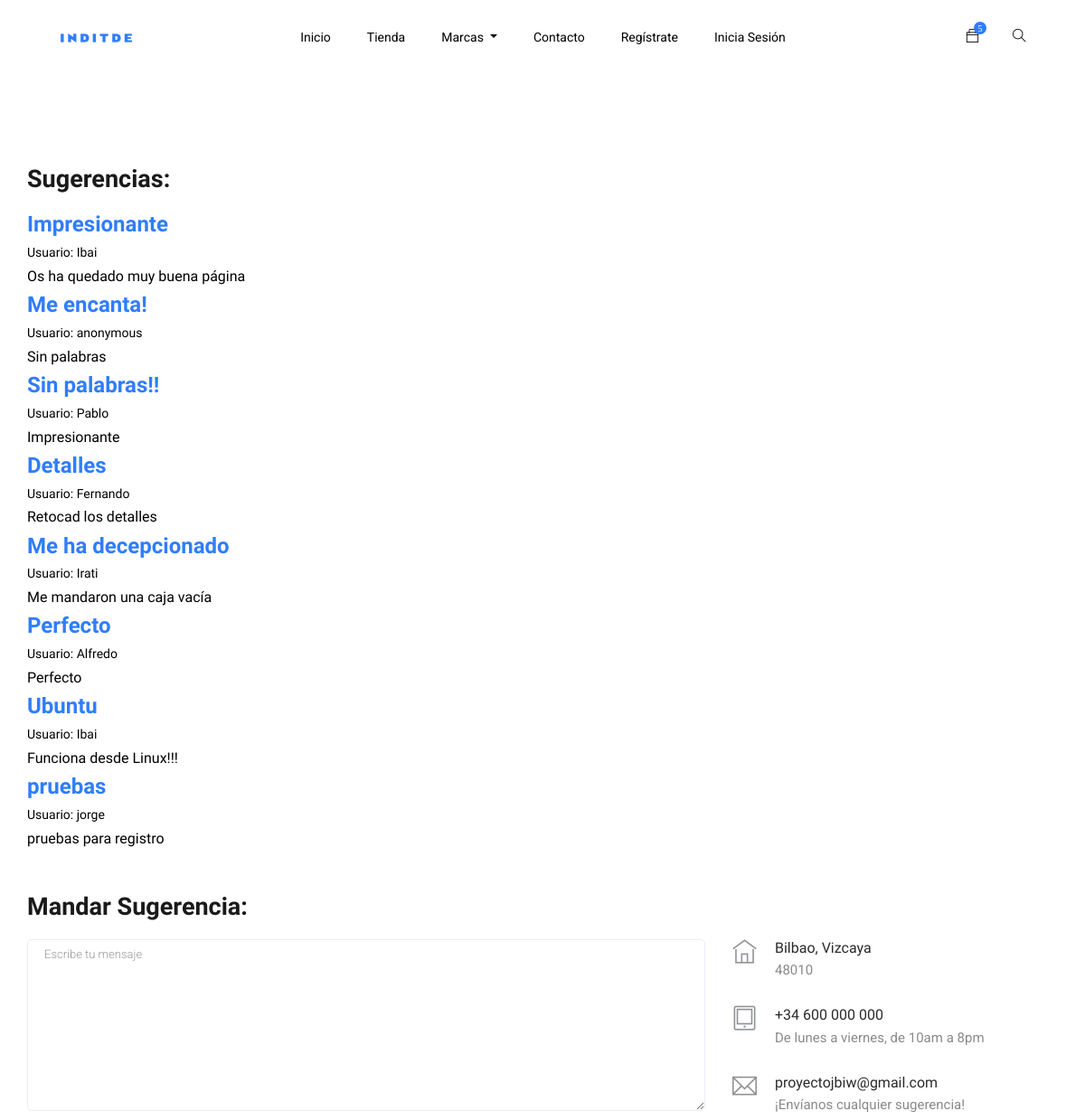
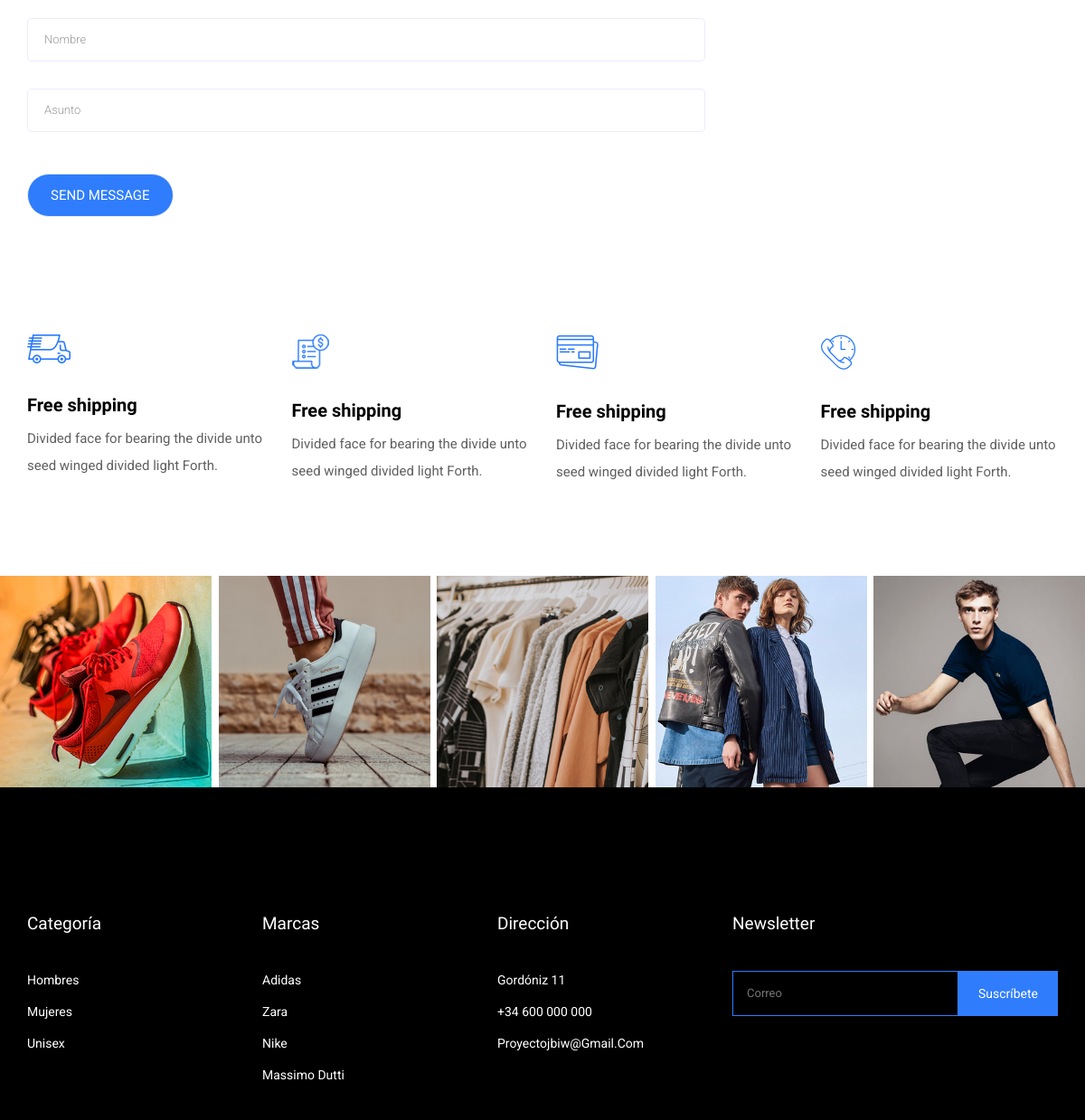
Page /contact/ on the committed database (2 pictures, top to bottom).
### appIndiTDE/models.py (models this page shows, shortened)
class Sugerencia(models.Model):
    nombre = models.CharField(max_length = 20, default="anonymous")
    titulo = models.CharField(max_length = 30)
    texto = models.CharField(max_length = 240)

class Marca(models.Model):
    id = models.CharField(max_length = 5, primary_key =True)
    nombre = models.CharField(max_length = 20)
    desc = models.TextField()
    logo = models.ImageField()

### appIndiTDE/views.py (the view, shortened to what this page needs)
# urls.py: path('contact/', views.contact, name = 'contact'),
def contact(request):
    msg = ""
    c = list(get_carro_completo())
    a = list(get_sugerencias())
    form = fSugerencia()
    context = {
        'sugerencias': a,
        'form': form,
        'marcas': get_all_brands(get_all_clothes()),
        'mensage': msg,
    }
    if request.user.is_authenticated:
        user = request.user
        context['user'] = user
        context['carro'] = get_clothes_by_user(c, user)
    return render(request, 'inditde/contact.html', context)

### appIndiTDE/forms.py
class fSugerencia(forms.ModelForm):
    class Meta:
        model = Sugerencia
        fields = ('nombre', 'titulo', 'texto')
        widgets = {'nombre': forms.TextInput(),
                   'titulo': forms.TextInput(),
                   'texto': forms.TextInput()
                   }

### appIndiTDE/views.py (called while the page is built)
def get_all_clothes():
    ropas = Ropa.objects.all()
    return ropas

def get_carro_completo():
    carro = Carro.objects.all()
    return carro

def get_sugerencias():
    sugerencias = Sugerencia.objects.all()
    return sugerencias

def get_all_brands(ropas):
    my_brands = []
    for i in ropas:
        if i.marca not in my_brands:
            my_brands.append(i.marca)
    return my_brands

### appIndiTDE/templates/inditde/contact.html (shortened to what this page needs)
{% extends "inditde/base.html" %}
{% load static %}
{% block content %}
<section class="contact-section padding_top">
    <div class="container">
        <div class="row">
            <div class="col-12">
                <h2 class="contact-title">Sugerencias:</h2>
            </div>
            {% for s in sugerencias %}
                <div class="col-lg-8">
                    <h3><b>{{s.titulo}}</b></h3>
                    <h6>Usuario: {{s.nombre}}</h6>
                    <h5>{{s.texto}}</h5>
                </div>
            {% endfor %}
        </div>
        <br><br>
        <div class="row">
            <div class="col-12">
                <h2 class="contact-title">Mandar Sugerencia:</h2>
            </div>
            <div class="col-lg-8">
                <form class="form-contact contact_form" method="POST" name="fSugerencia" id="fSugerencia"
                      novalidate="novalidate">{% csrf_token %}
                    <div class="row">
                        <div class="col-12">
                            <div class="form-group">
                  <textarea class="form-control w-100" form="fSugerencia" name="texto" required id="id_texto" cols="30" rows="9"
                            onfocus="this.placeholder = ''" onblur="this.placeholder = 'Enter Message'"
                            placeholder='Escribe tu mensaje'></textarea>
                            </div>
                        </div>
                        <div class="col-12">
                            <div class="form-group">
                                <input class="form-control" name="nombre" form="fSugerencia" required id="id_nombre" type="text"
                                       onfocus="this.placeholder = ''"
                                       onblur="this.placeholder = 'Enter your name'" placeholder='Nombre'>
                            </div>
                        </div>
                        <div class="col-12">
                            <div class="form-group">
                                <input class="form-control" form="fSugerencia" name="titulo" required id="id_titulo" type="text"
                                       onfocus="this.placeholder = ''"
                                       onblur="this.placeholder = 'Enter Subject'" placeholder='Asunto'>
                            </div>
                        </div>
                    </div>
                    <div class="form-group mt-3">
                      <form action="{% url 'contact' %}" >
                        <input type="submit" class="btn_3 button-contactForm" value="Send Message"/>
                      </form>
                    </div>
                </form>
            </div>
            <div class="col-lg-4">
                <div class="media contact-info">
                    <span class="contact-info__icon"><i class="ti-home"></i></span>
                    <div class="media-body">
                        <h3>Bilbao, Vizcaya</h3>
                        <p>48010</p>
                    </div>
                </div>
                <div class="media contact-info">
                    <span class="contact-info__icon"><i class="ti-tablet"></i></span>
                    <div class="media-body">
                        <h3>+34 600 000 000</h3>
                        <p>De lunes a viernes, de 10am a 8pm</p>
                    </div>
                </div>
                <div class="media contact-info">
                    <span class="contact-info__icon"><i class="ti-email"></i></span>
                    <div class="media-body">
                        <h3>proyectojbiw@gmail.com</h3>
                        <p>¡Envíanos cualquier sugerencia!</p>
                    </div>
                </div>
            </div>
        </div>
    </div>
</section>
{% endblock %}

### appIndiTDE/templates/inditde/base.html (shortened to what this page needs)
{% load static %}
<!doctype html>
<html lang="zxx">
<head>
    <link rel="stylesheet" href="{% static 'css/bootstrap.min.css' %}">
    <link rel="stylesheet" href="{% static 'css/animate.css' %}">
    <link rel="stylesheet" href="{% static 'css/owl.carousel.min.css' %}">
    <link rel="stylesheet" href="{% static 'css/all.css' %}">
    <link rel="stylesheet" href="{% static 'css/flaticon.css' %}">
    <link rel="stylesheet" href="{% static 'css/themify-icons.css' %}">
    <link rel="stylesheet" href="{% static 'css/magnific-popup.css' %}">
    <link rel="stylesheet" href="{% static 'css/slick.css' %}">
    <link rel="stylesheet" href="{% static 'css/style.css' %}">
</head>
<body class="bg-white">
<header class="main_menu home_menu">
    <div class="container-fluid">
        <div class="row align-items-center justify-content-center">
            <div class="col-lg-11">
                <nav class="navbar navbar-expand-lg navbar-light">
                    <a class="navbar-brand" href="/index/"> <img src="{% static 'img/logo.png'%}" alt="logo"> </a>
                    <div class="collapse navbar-collapse main-menu-item" id="navbarSupportedContent">
                        <ul class="navbar-nav">
                            <li class="nav-item">
                                <a class="nav-link" href="/index/">Inicio</a>
                            </li>
                            <li class="nav-item">
                                <a class="nav-link" href="/shop/">Tienda</a>
                            </li>
                            <li class="nav-item dropdown">
                                <a class="nav-link dropdown-toggle" href="blog.html" id="navbarDropdown_3"
                                   role="button" data-toggle="dropdown" aria-haspopup="true" aria-expanded="false">
                                    Marcas
                                </a>
                            </li>
                            <li class="nav-item">
                                <a class="nav-link" href="{% url 'contact' %}">Contacto</a>
                            </li>
                            {% if user.is_authenticated %}
                            <li class="nav-item">
                                <a class="nav-link" href="{% url 'logout' %}">Cerrar sesión</a>
                            </li>
                            {% else %}
                            <li class="nav-item">
                                <a class="nav-link" href="{% url 'register' %}">Regístrate</a>
                            </li>
                            <li class="nav-item">
                                <a class="nav-link" href="{% url 'login' %}">Inicia sesión</a>
                            </li>
                            {% endif %}
                        </ul>
                    </div>
                    <div class="hearer_icon d-flex">
                        <div class="dropdown cart">
                            <a class="dropdown-toggle" href="#" id="navbarDropdown3" role="button"
                               data-toggle="dropdown" aria-haspopup="true" aria-expanded="false">
                                <i class="ti-bag"></i>
                            </a>
                        </div>
                        <a id="search_1" href="javascript:void(0)" onClick="TODO"><i class="ti-search"></i></a>
                    </div>
                </nav>
            </div>
        </div>
    </div>
</header>
{% block content %}
{% endblock %}
<section class="shipping_details section_padding">
    <div class="container">
        <div class="row">
            <div class="col-lg-3 col-sm-6">
                <div class="single_shopping_details">
                    <img src="{% static 'img/icon/icon_1.png'%}" alt="">
                    <h4>Free shipping</h4>
                    <p>Divided face for bearing the divide unto seed winged divided light Forth.</p>
                </div>
            </div>
            <div class="col-lg-3 col-sm-6">
                <div class="single_shopping_details">
                    <img src="{% static 'img/icon/icon_2.png'%}" alt="">
                    <h4>Free shipping</h4>
                    <p>Divided face for bearing the divide unto seed winged divided light Forth.</p>
                </div>
            </div>
            <div class="col-lg-3 col-sm-6">
                <div class="single_shopping_details">
                    <img src="{% static 'img/icon/icon_3.png' %}" alt="">
                    <h4>Free shipping</h4>
                    <p>Divided face for bearing the divide unto seed winged divided light Forth.</p>
                </div>
            </div>
            <div class="col-lg-3 col-sm-6">
                <div class="single_shopping_details">
                    <img src="{% static 'img/icon/icon_4.png' %}" alt="">
                    <h4>Free shipping</h4>
                    <p>Divided face for bearing the divide unto seed winged divided light Forth.</p>
                </div>
            </div>
        </div>
    </div>
</section>
<section class="instagram_photo">
    <div class="container-fluid">
        <div class="row">
            <div class="col-lg-12">
                <div class="instagram_photo_iner">
                    <div class="single_instgram_photo">
                        <img src="{% static 'img/instagram/inst_1.png' %}" alt="">
                    </div>
                    <div class="single_instgram_photo">
                        <img src="{% static 'img/instagram/inst_2.png' %}" alt="">
                    </div>
                    <div class="single_instgram_photo">
                        <img src="{% static 'img/instagram/inst_3.png' %}" alt="">
                    </div>
                    <div class="single_instgram_photo">
                        <img src="{% static 'img/instagram/inst_4.png' %}" alt="">
                    </div>
                    <div class="single_instgram_photo">
                        <img src="{% static 'img/instagram/inst_5.png' %}" alt="">
                    </div>
                </div>
            </div>
        </div>
    </div>
</section>
<footer class="footer_part">
    <div class="container">
        <div class="row justify-content-between">
            <div class="col-sm-6 col-lg-2">
                <div class="single_footer_part">
                    <h4>Categoría</h4>
                    <ul class="list-unstyled">
                        <li><a href="/shop/?genero=masculino">Hombres</a></li>
                        <li><a href="/shop/?genero=femenino">Mujeres</a></li>
                        <li><a href="/shop/?genero=unisex">Unisex</a></li>
                    </ul>
                </div>
            </div>
            <div class="col-sm-6 col-lg-2">
                <div class="single_footer_part">
                    <h4>Marcas</h4>
                    <ul class="list-unstyled">
                        {% for m in marcas%}
                        <li><a href="/shop/?marca={{m.id}}">{{m.nombre}}</a></li>
                        {% endfor %}
                    </ul>
                </div>
            </div>
            <div class="col-sm-6 col-lg-2">
                <div class="single_footer_part">
                    <h4>Dirección</h4>
                    <ul class="list-unstyled">
                        <li>
                            <a href="https://www.google.es/maps/place/Calle+de+Gord%C3%B3niz,+11,+48010+Bilbao,+Vizcaya/@43.2590363,-2.9413628,17z/data=!3m1!4b1!4m5!3m4!1s0xd4e5029970826f5:0xf5df8ca205cd24b7!8m2!3d43.2590324!4d-2.9391741?hl=es">Gordóniz
                                11</a></li>
                        <li><a href="tel:+34600000000">+34 600 000 000</a></li>
                        <li><span><a href="mailto:proyectojbiw@gmail.com">proyectojbiw@gmail.com</a></span></li>
                    </ul>
                </div>
            </div>
            {% if request.resolver_match.url_name == "contact" %}
            <div class="col-sm-6 col-lg-4">
                <div class="single_footer_part">
                    <h4>Newsletter</h4>
                    <div id="mc_embed_signup">
                        <section>
                            <form target="_blank" id="newsletter" method="post"
                                  class="subscribe_form relative mail_part">
                                <input type="email" name="email" id="newsletter-form-email" placeholder="Correo"
                                       class="placeholder hide-on-focus" onfocus="this.placeholder = ''"
                                       onblur="this.placeholder = 'Correo'">
                                <button type="submit" name="submit" id="newsletter-submit"
                                        class="email_icon newsletter-submit button-contactForm">Suscríbete
                                </button>
                            </form>
                        </section>
                    </div>
                </div>
            </div>
            {% endif %}
        </div>
    </div>
</footer>
</body>
</html>

### rows in the picture
Sugerencia: titulo "Impresionante", nombre "Ibai", texto "Os ha quedado muy buena página"
Sugerencia: titulo "Me encanta!", nombre "anonymous", texto "Sin palabras"
Sugerencia: titulo "Sin palabras!!", nombre "Pablo", texto "Impresionante"
Sugerencia: titulo "Detalles", nombre "Fernando", texto "Retocad los detalles"
Sugerencia: titulo "Me ha decepcionado", nombre "Irati", texto "Me mandaron una caja vacía"
Sugerencia: titulo "Perfecto", nombre "Alfredo", texto "Perfecto"
Sugerencia: titulo "Ubuntu", nombre "Ibai", texto "Funciona desde Linux!!!"
Sugerencia: titulo "pruebas", nombre "jorge", texto "pruebas para registro"
Marca: nombre "Adidas"
Marca: nombre "Zara"
Marca: nombre "Nike"
Marca: nombre "Massimo Dutti"
